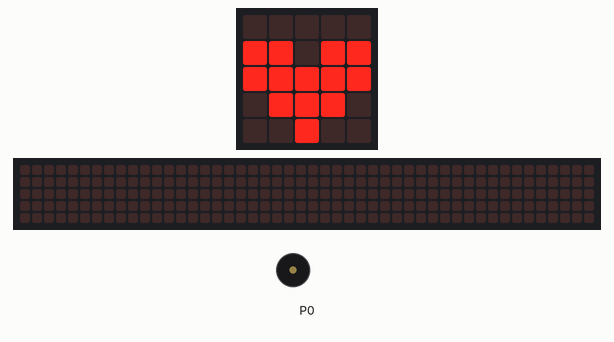
Bench run of a program on a simulated BBC micro:bit (MakeCode). Shown: the board's 5×5 LED display, a strip that is not on the board, showing the scrolling text unrolled, buzzer (waves = sounding). The 48×5 strip is a reading aid, not a part: it shows the text the display is scrolling, unrolled, one strip-width of it at a time.

Above: at 0.1 s.
At 0.5 s:
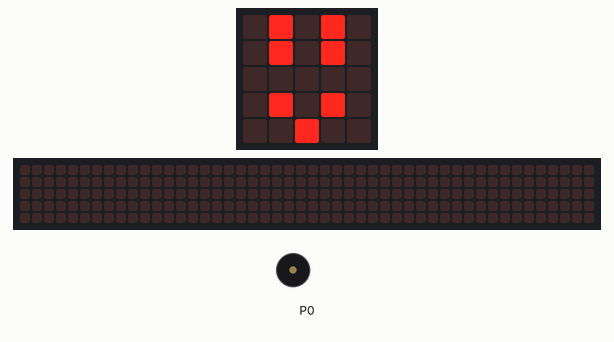
At 1.7 s:
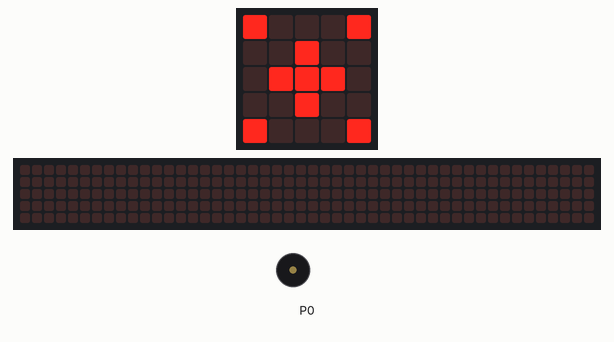
At 3.3 s:
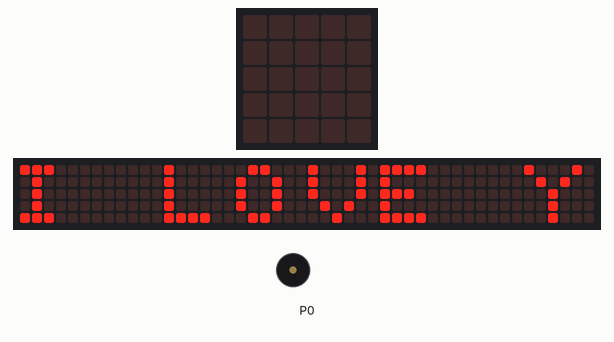
Timing chart, 0 to 14.4 s (numbered marks = the images above):
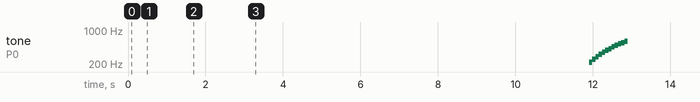

The program:

main.ts
```typescript
basic.showLeds(`
    . . . . .
    # # . # #
    # # # # #
    . # # # .
    . . # . .
    `)
basic.showLeds(`
    . # . # .
    . # . # .
    . . . . .
    . # . # .
    . . # . .
    `)
basic.showLeds(`
    . . . . .
    # # . # #
    # # # # #
    . # # # .
    . . # . .
    `)
basic.showLeds(`
    . . . . .
    . # . # .
    . # # # .
    . . # . .
    . . . . .
    `)
basic.showLeds(`
    # . . . #
    . . # . .
    . # # # .
    . . # . .
    # . . . #
    `)
basic.showString("I LOVE YOU")
music.play(music.createSoundExpression(
WaveShape.Sine,
200,
600,
255,
0,
1000,
SoundExpressionEffect.None,
InterpolationCurve.Linear
), music.PlaybackMode.InBackground)
basic.forever(function () {

})
```

test.ts
```typescript
// aquí va el archivo "tests"; esto no se compilará cuando este paquete se utilice como una extensión.
```

Measured:
- by itself, tone on P0: plays 216 Hz for 0.08 s, 250 Hz for 0.08 s, 283 Hz for 0.08 s, 316 Hz for 0.08 s, 350 Hz for 0.08 s, 383 Hz for 0.08 s … (12 notes in this stretch)
- what the display in image 1 shows lasts 0.4 s, from 0.4 s to 0.8 s
